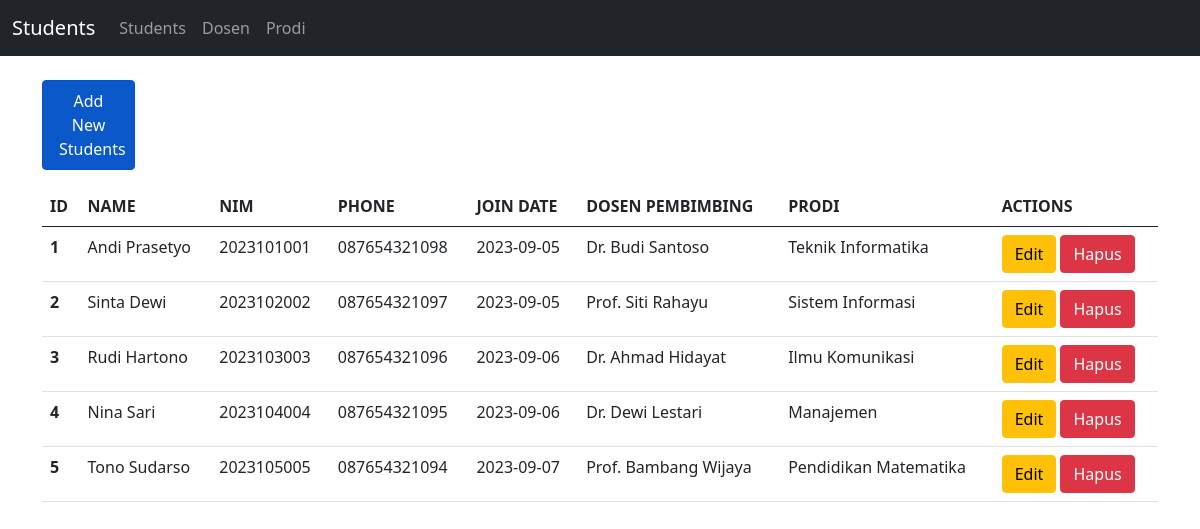
The page /MVC/index.php on the database its author committed.
### tables this page shows
CREATE TABLE `students`  (
  `id` int NOT NULL AUTO_INCREMENT,
  `nama` varchar(255) NULL DEFAULT NULL,
  `nim` varchar(255) NULL DEFAULT NULL,
  `no_hp` varchar(255) NULL DEFAULT NULL,
  `tanggal_masuk` date NULL DEFAULT NULL,
  `dosen_pembimbing_id` int NULL DEFAULT NULL,
  `prodi_id` int NULL DEFAULT NULL,
  PRIMARY KEY (`id`) USING BTREE,
  INDEX `idfk_students_1`(`dosen_pembimbing_id` ASC) USING BTREE,
  INDEX `idfk_students_2`(`prodi_id` ASC) USING BTREE,
  CONSTRAINT `idfk_students_1` FOREIGN KEY (`dosen_pembimbing_id`) REFERENCES `dosen` (`id`) ON DELETE SET NULL ON UPDATE SET NULL,
  CONSTRAINT `idfk_students_2` FOREIGN KEY (`prodi_id`) REFERENCES `prodi` (`id`) ON DELETE SET NULL ON UPDATE SET NULL
);

CREATE TABLE `dosen`  (
  `id` int NOT NULL AUTO_INCREMENT,
  `nama` varchar(255) NOT NULL,
  `alamat` varchar(255) NOT NULL,
  `nomor_telepon` varchar(255) NOT NULL,
  PRIMARY KEY (`id`) USING BTREE
);

CREATE TABLE `prodi`  (
  `id` int NOT NULL AUTO_INCREMENT,
  `nama_prodi` varchar(255) NOT NULL,
  `fakultas` varchar(255) NOT NULL,
  PRIMARY KEY (`id`) USING BTREE
);

### MVC/controllers/Student.controller.php (called while the page is built, shortened)
<?php
include_once("views/Index.view.php");
class StudentController
{
    private $student;
    function __construct()
    {
        $this->student = new Student(Conf::$db_host, Conf::$db_user, Conf::$db_pass, Conf::$db_name);
    }
    public function index()
    {
        $this->student->open();
        $this->student->getStudent();
        $data = array();
        while ($row = $this->student->getResult()) {
            array_push($data, $row);
        }
        $view = new StudentView();
        $view->render($data);
    }
}

### MVC/views/Index.view.php (the view, shortened to what this page needs)
<?php
class StudentView
{
  public function render($data)
  {
    $tabel = null;
    $tabel .= "<tr>
    <th>ID</th>
    <th>NAME</th>
    <th>NIM</th>
    <th>PHONE</th>
    <th>JOIN DATE</th>
    <th>DOSEN PEMBIMBING</th>
    <th>PRODI</th>
    <th>ACTIONS</th>
    </tr>";
    $no = 1;
    $dataStudent = null;
    foreach($data as $val){
      list($id, $nama, $nim, $no_hp, $tanggal_masuk, $dosen_pembimbing_id, $prodi_id, $nama_dosen, $nama_prodi) = $val;
      $dataStudent .= "<tr>
                <th scope='row'>" . $no++ . "</th>
                <td>" . $nama . "</td>
                <td>" . $nim . "</td>
                <td>" . $no_hp . "</td>
                <td>" . $tanggal_masuk . "</td>
                <td>" . $nama_dosen . "</td>
                <td>" . $nama_prodi . "</td>
                <td>
                  <a href='index.php?edit_id=" . $id .  "' class='btn btn-warning''>Edit</a>
                  <a href='index.php?hapus=" . $id . "' class='btn btn-danger''>Hapus</a>
                </td>
              </tr>";
    }
    $sub_judul = null;
    $sub_judul .= "<a class='navbar-brand' href='index.php'>Students</a>";
    $new = null;
    $new .= "<a type='button' class='btn btn-primary nav-link active' href='index.php?create_student'>Add New Students</a>";
  }
}

### MVC/index.php (shortened to what this page needs)
<?php
include_once("views/Template.class.php");
include_once("models/DB.class.php");
include_once("controllers/Student.controller.php");
$studentCtrl = new StudentController();
if (isset($_POST['add'])) {
    $studentCtrl->add($_POST);
} else if (isset($_POST['edit'])) {
    $studentCtrl->edit($_POST);
} else if (isset($_GET['hapus'])) {
    $studentCtrl->delete($_GET['hapus']);
} else if (isset($_GET['create_student'])) {
    $studentCtrl->create_page();
} else if (isset($_GET['edit_id'])) {
    $studentCtrl->edit_page($_GET['edit_id']);
} else {
    $studentCtrl->index();
}
?>

### MVC/views/Template.class.php (shortened to what this page needs)
<?php
class Template
{
    var $content = '';
    function __construct($filename = '')
    {
        $this->content = implode('', @file($filename));
    }
    function clear()
    {
        $this->content = preg_replace("/DATA_[A-Z|_|0-9]+/", "", $this->content);
    }
    function write()
    {
        print $this->content;
    }
    function replace($old = '', $new = '')
    {
        if (is_int($new)) {
            $value = sprintf("%d", $new);
        } elseif (is_float($new)) {
            $value = sprintf("%f", $new);
        } elseif (is_array($new)) {
            $value = '';
            foreach ($new as $item) {
                $value .= $item . ' ';
            }
        } else {
            $value = $new;
        }
        $this->content = preg_replace("/$old/", $value, $this->content);
    }
}

### rows shown on the page
students: nama "Andi Prasetyo", nim "2023101001", no_hp "087654321098", tanggal_masuk "2023-09-05", dosen_pembimbing.nama "Dr. Budi Santoso", prodi.nama_prodi "Teknik Informatika"
students: nama "Sinta Dewi", nim "2023102002", no_hp "087654321097", tanggal_masuk "2023-09-05", dosen_pembimbing.nama "Prof. Siti Rahayu", prodi.nama_prodi "Sistem Informasi"
students: nama "Rudi Hartono", nim "2023103003", no_hp "087654321096", tanggal_masuk "2023-09-06", dosen_pembimbing.nama "Dr. Ahmad Hidayat", prodi.nama_prodi "Ilmu Komunikasi"
students: nama "Nina Sari", nim "2023104004", no_hp "087654321095", tanggal_masuk "2023-09-06", dosen_pembimbing.nama "Dr. Dewi Lestari", prodi.nama_prodi "Manajemen"
students: nama "Tono Sudarso", nim "2023105005", no_hp "087654321094", tanggal_masuk "2023-09-07", dosen_pembimbing.nama "Prof. Bambang Wijaya", prodi.nama_prodi "Pendidikan Matematika"

### other values the page prints
$this->content "Students Dosen Prodi"
